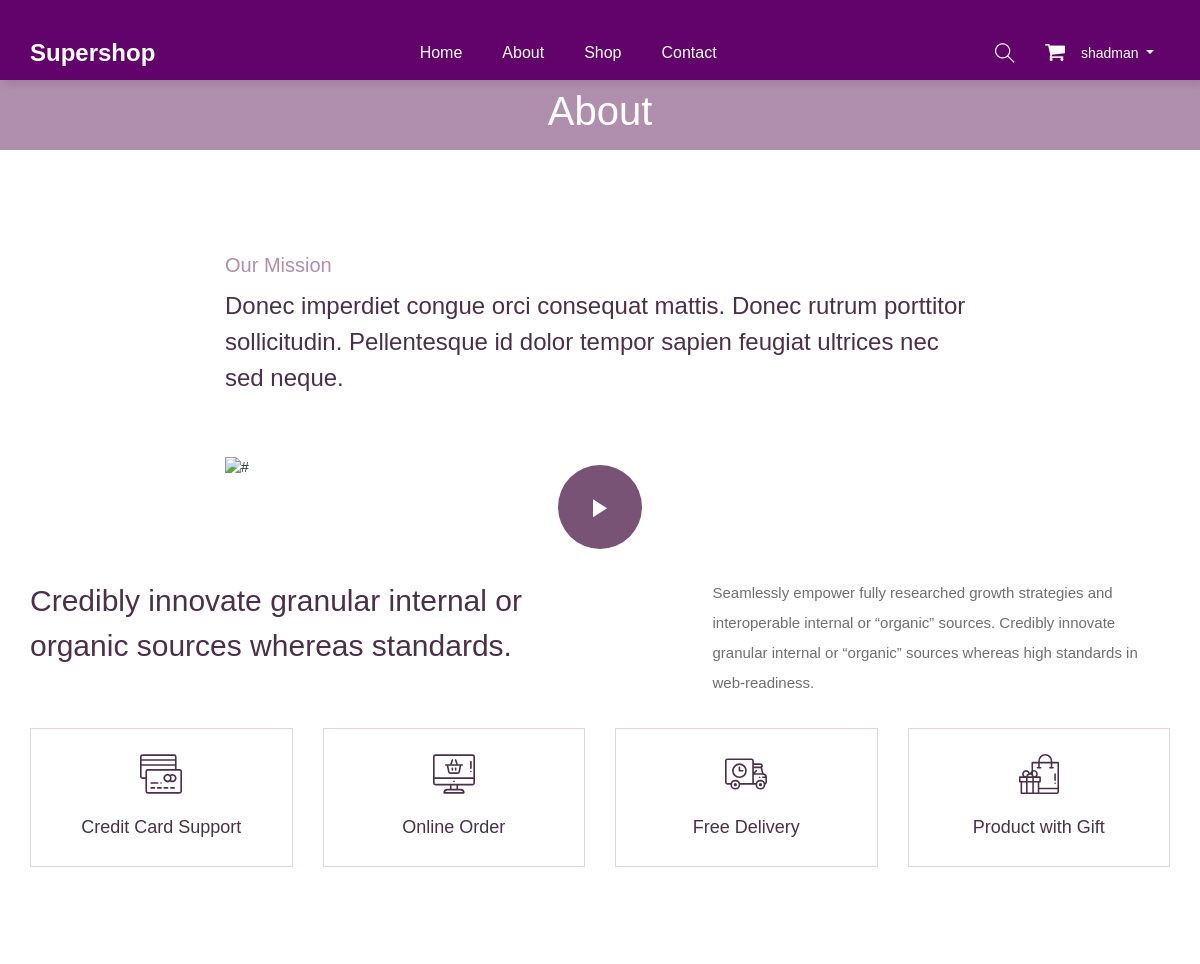
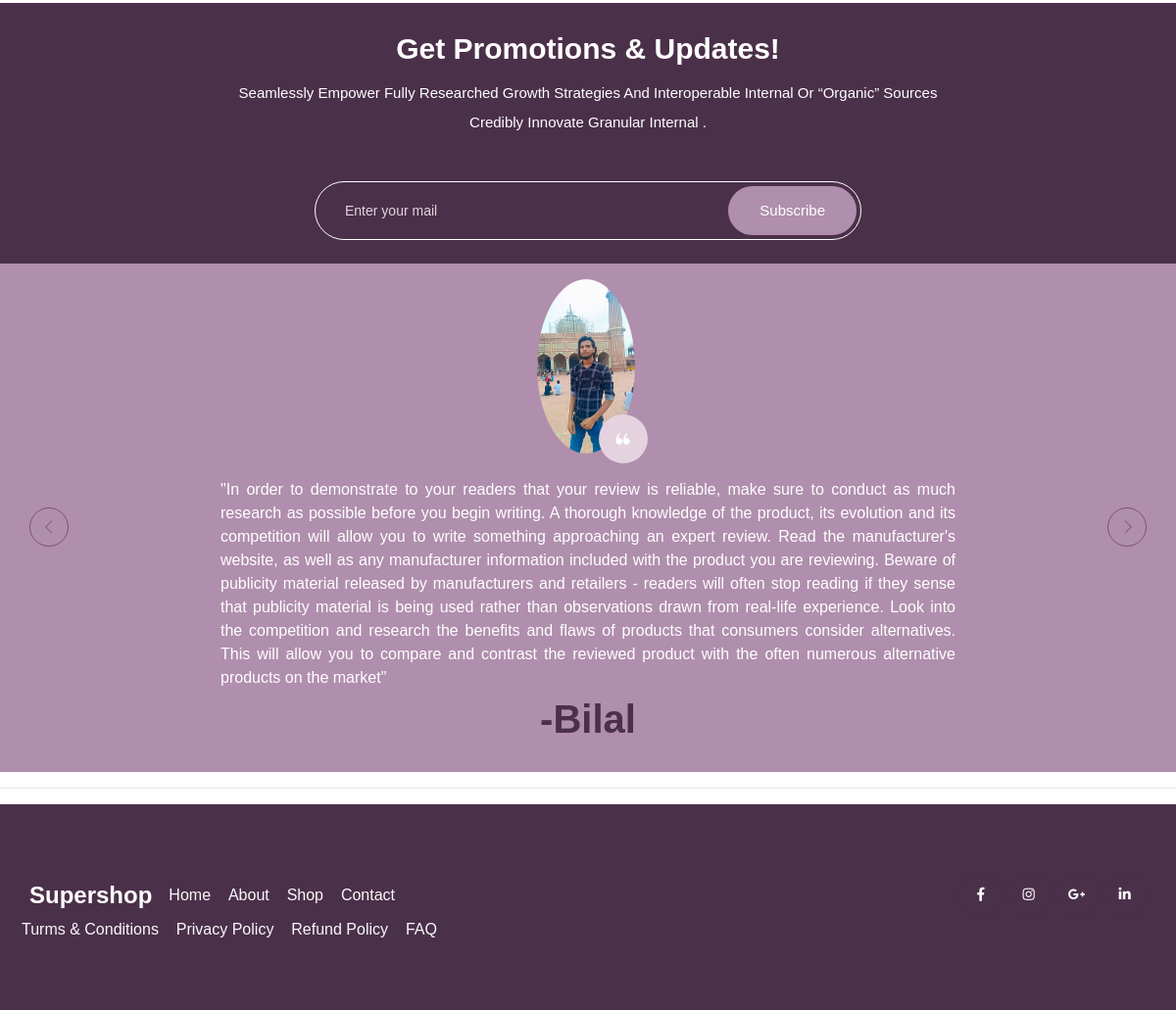
The page /about/ (signed in) on the database its author committed (2 pictures, top to bottom).
### mainapp/models.py (models this page shows, shortened)
class Testimonial(models.Model):
    id = models.AutoField(primary_key=True)
    name=models.CharField(max_length=20)
    message=models.TextField()
    pic= models.ImageField(upload_to="upload/testimonial")

### mainapp/views.py (the view)
# urls.py: path('about/',mainapp.aboutpage,name='about'),
def aboutpage(Request):
    testimonial=Testimonial.objects.all().order_by("-id")
    return render(Request,'about.html',{'testimonial':testimonial})

### mainapp/templates/about.html (shortened to what this page needs)
{% extends "index.html" %}
{% load static %}
{% block body %}
    <section class="breadcrumb_part">
        <div class="container">
            <div class="row">
                <div class="col-lg-12">
                    <div class="breadcrumb_iner">
                        <h2>About</h2>
                    </div>
                </div>
            </div>
        </div>
    </section>
    <section class="about_us padding_top">
        <div class="container">
            <div class="row justify-content-center">
                <div class="col-lg-8">
                    <div class="about_us_content">
                        <h5>Our Mission</h5>
                        <h3>Donec imperdiet congue orci consequat mattis. Donec rutrum porttitor sollicitudin. Pellentesque id dolor tempor sapien feugiat ultrices nec sed neque.</h3>
                        <div class="about_us_video">
                            <img src="{% static 'img/about_us_video.png' %}" alt="#" class="img-fluid">
                            <a class="about_video_icon popup-youtube" href="https://www.youtube.com/watch?v=DWHB6nTyKDI"></a>
                        </div>
                    </div>
                </div>
            </div>
        </div>
    </section>
    <section class="feature_part section_padding">
        <div class="container">
            <div class="row justify-content-between">
                <div class="col-lg-6">
                    <div class="feature_part_tittle">
                        <h3>Credibly innovate granular
                        internal or organic sources
                        whereas standards.</h3>
                    </div>
                </div>
                <div class="col-lg-5">
                    <div class="feature_part_content">
                        <p>Seamlessly empower fully researched growth strategies and interoperable internal or “organic” sources. Credibly innovate granular internal or “organic” sources whereas high standards in web-readiness.</p>
                    </div>
                </div>
            </div>
            <div class="row justify-content-center">
                <div class="col-lg-3 col-sm-6">
                    <div class="single_feature_part">
                        <img src="{% static 'img/icon/feature_icon_1.svg' %}" alt="#">
                        <h4>Credit Card Support</h4>
                    </div>
                </div>
                <div class="col-lg-3 col-sm-6">
                    <div class="single_feature_part">
                        <img src="{% static 'img/icon/feature_icon_2.svg' %}" alt="#">
                        <h4>Online Order</h4>
                    </div>
                </div>
                <div class="col-lg-3 col-sm-6">
                    <div class="single_feature_part">
                        <img src="{% static 'img/icon/feature_icon_3.svg' %}" alt="#">
                        <h4>Free Delivery</h4>
                    </div>
                </div>
                <div class="col-lg-3 col-sm-6">
                    <div class="single_feature_part">
                        <img src="{% static 'img/icon/feature_icon_4.svg' %}" alt="#">
                        <h4>Product with Gift</h4>
                    </div>
                </div>
            </div>
        </div>
    </section>
    <section class="subscribe_part p-4">
        <div class="container">
            <div class="row justify-content-center">
                <div class="col-lg-8">
                    <div class="subscribe_part_content">
                        <h2 class="text-capitalize">Get promotions & updates!</h2>
                        <p class="text-capitalize">Seamlessly empower fully researched growth strategies and interoperable internal or “organic” sources credibly innovate granular internal .</p>
                        <form action="{% url 'newslatter-subscribe' %}" method="post">
                            <div class="subscribe_form">
                                <input type="email" name="email" placeholder="Enter your mail" required>
                                <button type="submit" class="btn_1">Subscribe</button>
                            </div>
                        </form>
                    </div>
                </div>
            </div>
        </div>
    </section>
    <section class="client_review py-3">
        <div class="container">
            <div class="row justify-content-center">
                <div class="col-lg-8">
                    <div class="client_review_slider owl-carousel">
                        {% for item in testimonial %}
                        <div class="single_client_review">
                            <div class="client_img mb-3">
                                <img src="{{item.pic.url}}" alt="#" class="img-fluid">
                            </div>
                            <h5 class="text-justify">"{{item.message}}"</h5>
                            <h2 class="text-capitalize">-{{item.name}}</h2>
                        </div>
                       {% endfor %}
                    </div>
                </div>
            </div>
        </div>
    </section>
{% endblock %}

### mainapp/templates/index.html (shortened to what this page needs)
{% load static %}
<!doctype html>
<html lang="eng">
<head>
    <link rel="stylesheet" href="{% static 'css/bootstrap.min.css' %}">
    <link rel="stylesheet" href="{% static 'css/animate.css' %}">
    <link rel="stylesheet" href="{% static 'css/owl.carousel.min.css' %}">
    <link rel="stylesheet" href="{% static 'css/all.css' %}">
    <link rel="stylesheet" href="{% static 'css/flaticon.css' %}">
    <link rel="stylesheet" href="{% static 'css/themify-icons.css' %}">
    <link rel="stylesheet" href="{% static 'css/magnific-popup.css' %}">
    <link rel="stylesheet" href="{% static 'css/slick.css' %}">
    <link rel="stylesheet" href="{% static 'css/style.css' %}">
</head>
<body>
    <header class="main_menu home_menu bg-nav">
        <div class="container">
            <div class="row align-items-center justify-content-center">
                <div class="col-lg-12">
                    <nav class="navbar navbar-expand-lg navbar-light">
                        <a class="navbar-brand" href="{% url 'home' %}"><span class="logo-text">Supershop</span></a>
                        <div class="collapse navbar-collapse main-menu-item" id="navbarSupportedContent">
                            <ul class="navbar-nav">
                                <li class="nav-item">
                                    <a class="nav-link" href="{% url 'home' %}">Home</a>
                                </li>
                                <li class="nav-item">
                                    <a class="nav-link" href="{% url 'about' %}">about</a>
                                </li>
                                <li class="nav-item">
                                    <a class="nav-link" href="/shop/All/All/All">Shop</a>
                                </li>
                                <li class="nav-item">
                                    <a class="nav-link" href="{% url 'contact' %}">Contact</a>
                                </li>
                            </ul>
                        </div>
                        <div class="hearer_icon d-flex align-items-center">
                            <a id="search_1" href="javascript:void(0)"><i class="ti-search "></i></a>
                            {% if request.user.is_authenticated %}
                            <a href="{% url 'cart' %}">
                                <i class="flaticon-shopping-cart-black-shape "></i>
                            </a>
                            {% endif %}
                            <ul>
                                {% if request.user.is_authenticated %}
                            <li class="nav-item dropdown">
                                <a class="nav-link dropdown-toggle" href="blog.html" id="navbarDropdown_2"
                                    role="button" data-toggle="dropdown" aria-haspopup="true" aria-expanded="false">
                                    {{request.user.username}}
                                </a>
                            </li>
                            {% else %}
                            <li class="nav-item">
                                <a class="nav-link" href="{% url 'login' %}">Login</a>
                            </li>
                            {% endif %}
                        </div>
                    </nav>
                </div>
            </div>
        </div>
    </header>
{% block body %}{% endblock %}
    <hr></hr>
    <footer class="footer_part subscribe_part">
        <div class="footer_iner">
            <div class="container">
                <div class="row justify-content-between align-items-center">
                    <div class="col-lg-8">
                        <div class="footer_menu">
                            <div class="footer_logo">
                                <a class="navbar-brand" href="{% url 'home' %}"><span class="logo-text text-light">Supershop</span></a>
                            </div>
                            <div class="footer_menu_item">
                                <a class="text-light" href="{% url 'home' %}">Home</a>
                                <a class="text-light" href="{% url 'about' %}">About</a>
                                <a class="text-light" href="/shop/All/All/All">Shop</a>
                                <a class="text-light" href="{% url 'contact' %}">Contact</a>
                            </div>
                        </div>
                    </div>
                    <div class="col-lg-4">
                        <div class="social_icon">
                            <a href="#"><i class="fab fa-facebook-f"></i></a>
                            <a href="#"><i class="fab fa-instagram"></i></a>
                            <a href="#"><i class="fab fa-google-plus-g"></i></a>
                            <a href="#"><i class="fab fa-linkedin-in"></i></a>
                        </div>
                    </div>
                    <div class="row footer_menu_item ">
                        <div class="col-lg-12">
                            <div class="copyright_text">
                                <div class="copyright_link">
                                    <a class="text-light" href="#">Turms & Conditions</a>
                                    <a class="text-light" href="#">Privacy Policy</a>
                                    <a class="text-light" href="#">Refund Policy</a>
                                    <a class="text-light" href="#">FAQ</a>
                                </div>
                            </div>
                        </div>
                    </div>
                </div>
            </div>
        </div>
    </footer>
</body>
</html>

### mainapp/static/css/all.css (style rules this page uses)
.logo-text { font-size: x-large; font-weight: bold; font-size: 30; }
.fa, .fas, .far, .fal, .fab { -moz-osx-font-smoothing: grayscale; -webkit-font-smoothing: antialiased; display: inline-block; font-style: normal; font-variant: normal; text-rendering: auto; line-height: 1; }
.fa-facebook-f:before { content: "\f39e"; }
.fa-google-plus-g:before { content: "\f0d5"; }
.fa-instagram:before { content: "\f16d"; }
.fa-linkedin-in:before { content: "\f0e1"; }
.fab { font-family: 'Font Awesome 5 Brands'; }

### mainapp/templates/about.html (style rules this page uses)
.client_review { background-size: contain; background-repeat: no-repeat; background-position: center; }
.client_img img { max-width: 100px; height: auto; }

### rows shown on the page
Testimonial: pic (picture), message "In order to demonstrate to your readers that your review is reliable, make sure to conduct as much research as possible before you begin writing. A thorough knowledge of the product, its evolution and its competition will allow you to write something approaching an expert review. Read the manufacturer's website, as well as any manufacturer information included with the product you are reviewing. Beware of publicity material released by manufacturers and retailers - readers will often stop reading if they sense that publicity material is being used rather than observations drawn from real-life experience. Look into the competition and research the benefits and flaws of products that…", name "Bilal"

### other values the page prints
{{ request.user.username }} "shadman"
